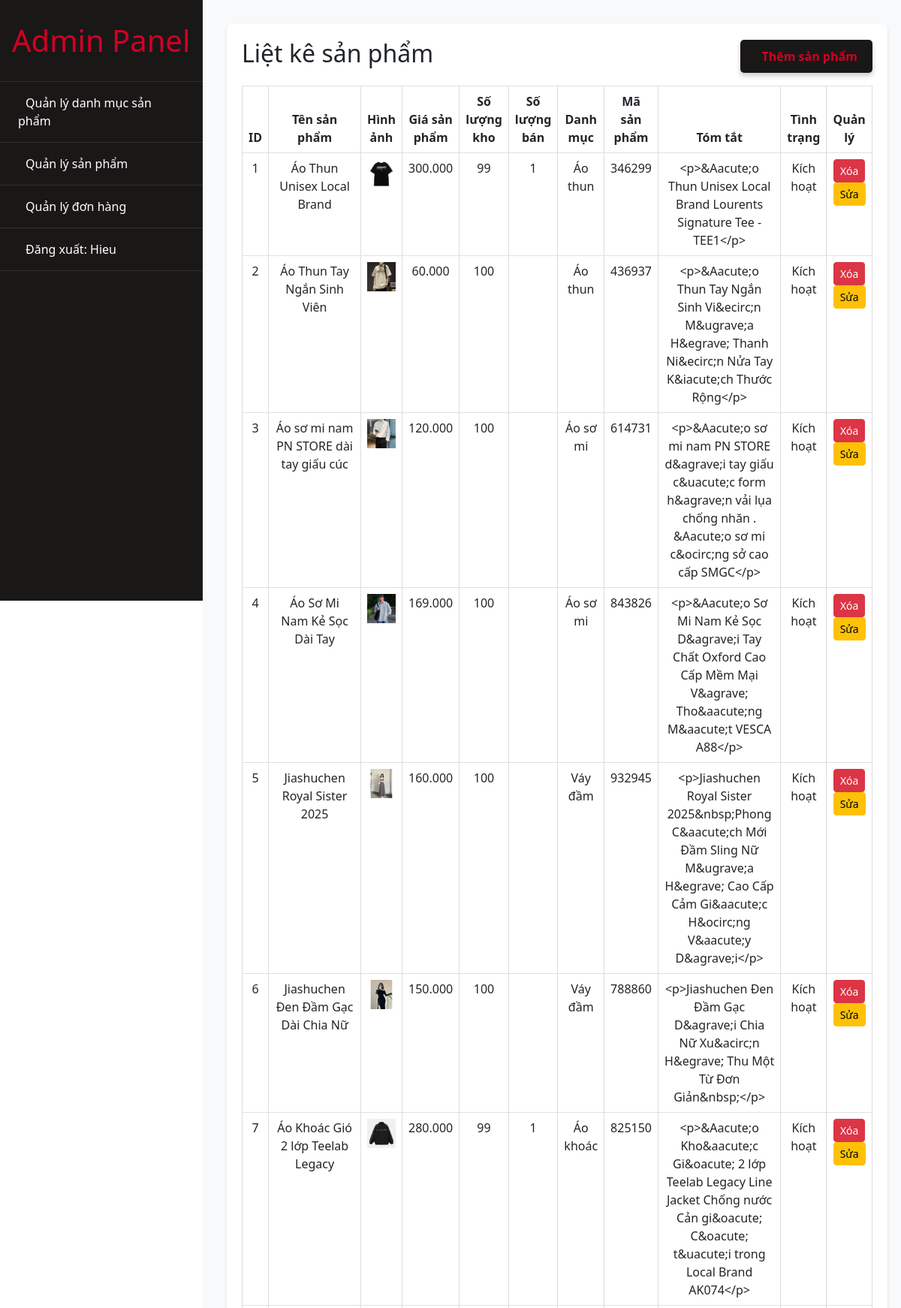
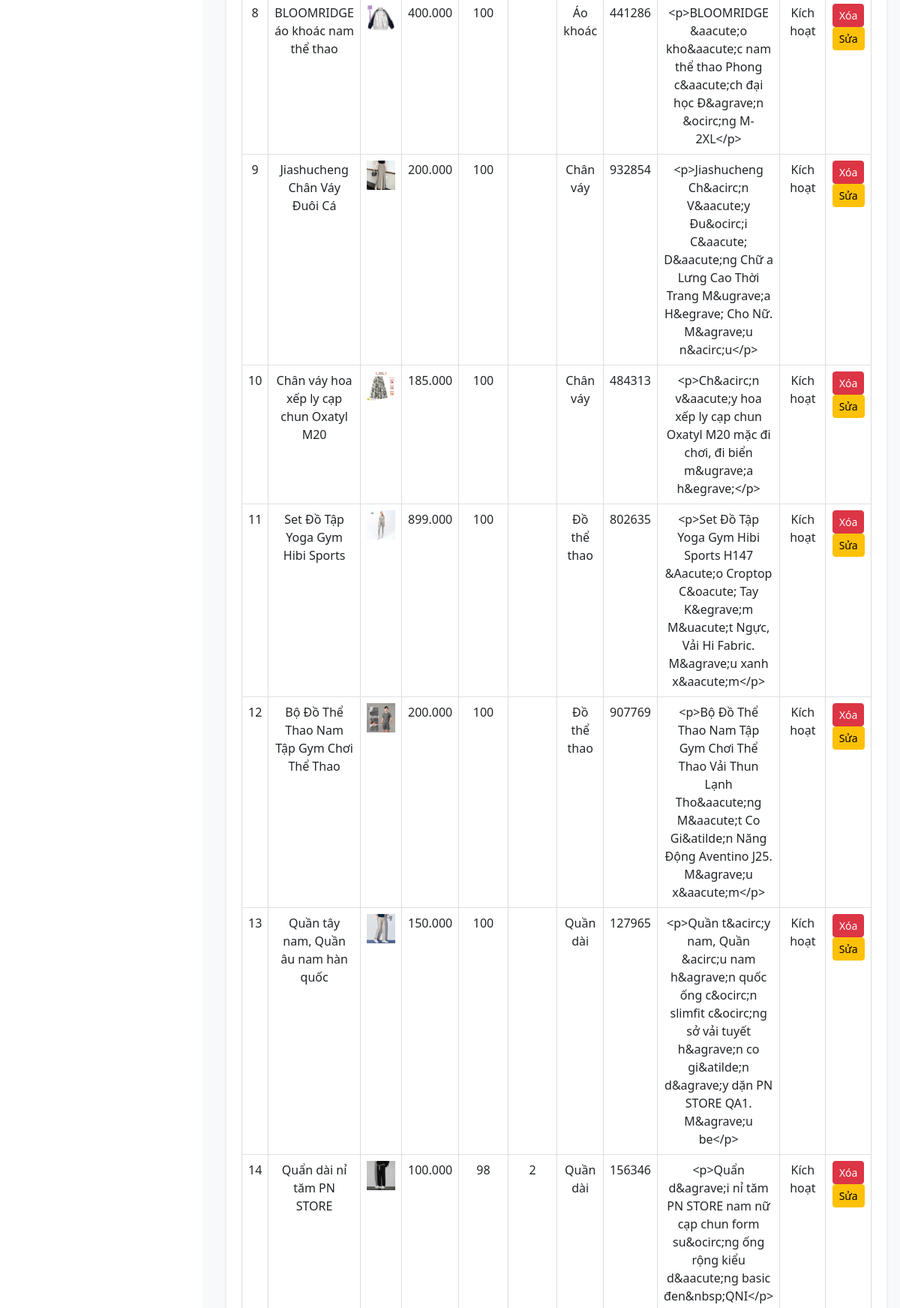
Page /admin/indexad.php?action=product_management&query=more (signed in, upper part) on the committed database (2 pictures, top to bottom).
### tables this page shows
CREATE TABLE `product` (
  `id_sanpham` int(11) NOT NULL,
  `tensanpham` varchar(250) NOT NULL,
  `masp` varchar(100) NOT NULL,
  `giasp` varchar(100) NOT NULL,
  `soluong` int(11) NOT NULL,
  `soluongban` int(11) DEFAULT NULL,
  `hinhanh` varchar(50) NOT NULL,
  `tomtat` tinytext NOT NULL,
  `tinhtrang` int(11) NOT NULL,
  `id` int(11) NOT NULL
);

CREATE TABLE `product_catelog` (
  `id` int(11) NOT NULL,
  `ten` varchar(100) NOT NULL
);

### admin/modules/product_management/list.php (the view, shortened to what this page needs)
<?php
include('config/config.php');
try {
    $sql_lietke_sp = "SELECT p.*, pc.ten
                      FROM product p
                      LEFT JOIN product_catelog pc ON p.id = pc.id
                      ORDER BY p.id_sanpham DESC";
    $stmt = $conn->prepare($sql_lietke_sp);
    $stmt->execute();
    $query_lietke_sp = $stmt->fetchAll(PDO::FETCH_ASSOC);
} catch (PDOException $e) {
    echo "Lỗi: " . $e->getMessage();
    die();
}
?>
<div class="category-container">
    <div class="header-actions mb-3">
    <h2 class="d-inline-block">Liệt kê sản phẩm</h2>
    <button type="button" class="btn btn-add" data-bs-toggle="modal" data-bs-target="#addProductModal">
        <span class="button-text">Thêm sản phẩm</span>
    </button>
    </div>
    <div class="table-responsive">
        <table class="table table-bordered table-hover">
            <thead class="thead-dark">
                <tr>
                    <th>ID</th>
                    <th>Tên sản phẩm</th>
                    <th>Hình ảnh</th>
                    <th>Giá sản phẩm</th>
                    <th>Số lượng kho</th>
                    <th>Số lượng bán</th>
                    <th>Danh mục</th>
                    <th>Mã sản phẩm</th>
                    <th>Tóm tắt</th>
                    <th>Tình trạng</th>
                    <th>Quản lý</th>
                </tr>
            </thead>
            <tbody>
                <?php
                $i = 0;
                if(!empty($query_lietke_sp)) {
                    foreach ($query_lietke_sp as $row) {
                        $i++;
                ?>
                    <tr>
                        <td><?php echo $i; ?></td>
                        <td><?php echo htmlspecialchars($row['tensanpham']); ?></td>
                        <td><img src="modules/product_management/uploads/<?php echo htmlspecialchars($row['hinhanh']); ?>" width="150px" class="img-fluid"></td>
                        <td><?php echo number_format($row['giasp'], 0, ',', '.'); ?></td>
                        <td><?php echo htmlspecialchars($row['soluong']); ?></td>
                        <td><?php echo htmlspecialchars($row['soluongban']); ?></td>
                        <td><?php echo htmlspecialchars($row['ten'] ?? 'Không có danh mục'); ?></td>
                        <td><?php echo htmlspecialchars($row['masp']); ?></td>
                        <td><?php echo htmlspecialchars($row['tomtat']); ?></td>
                        <td>
                            <?php
                            echo $row['tinhtrang'] == 1 ? 'Kích hoạt' : 'Ẩn';
                            ?>
                        </td>
                        <td class="action-buttons">
                            <a class="btn btn-sm btn-danger"
                            onclick="return confirm('Bạn có chắc muốn xóa sản phẩm này không?')"
                            href="modules/product_management/handle.php?idsanpham=<?php echo $row['id_sanpham']; ?>"><i class="fas fa-trash"></i>Xóa</a>
                            <a class="btn btn-sm btn-warning"
                            href="?action=product_management&query=fix&idsanpham=<?php echo $row['id_sanpham']; ?>"><i class="fas fa-edit"></i>Sửa</a>
                        </td>
                    </tr>
                <?php
                    }
                }
                ?>
            </tbody>
        </table>
    </div>
</div>

### admin/css/stylead.css (style rules this page uses)
:root { --sidebar-width: 270px; --primary-color: #1a1717; --hover-color: #34495e; }
.table-responsive { overflow-x: auto; -webkit-overflow-scrolling: touch; }
table { width: 100%; border-collapse: collapse; }
th, td { padding: 8px; text-align: center; border: 1px solid #ddd; }
th { background-color: #f2f2f2; }
.table img { max-height: auto; object-fit: cover; }
a { text-decoration: none; }
.category-container { padding: 20px; background: #fff; border-radius: 8px; box-shadow: 0 2px 4px rgba(0,0,0,0.1); }
.header-actions { display: flex; justify-content: space-between; align-items: center; margin-bottom: 20px; }
.btn-add { display: flex; align-items: center; justify-content: center; padding: 10px 20px; background-color: #1a1717; color: #D10024; border: none; border-radius: 5px; font-size: 1rem; font-weight: bold; cursor: pointer; transition: all 0.3s ease-in-out; box-shadow: 0 4px 6px rgba(0, 0, 0, 0.2); }

### rows in the picture
product: tensanpham "Áo Thun Unisex Local Brand", hinhanh (picture), giasp "300.000", soluong "99", soluongban "1", product_catelog.ten "Áo thun", masp "346299", tomtat "<p>&Aacute;o Thun Unisex Local Brand Lourents Signature Tee - TEE1</p>", tinhtrang "Kích hoạt"
product: tensanpham "Áo Thun Tay Ngắn Sinh Viên", hinhanh (picture), giasp "60.000", soluong "100", product_catelog.ten "Áo thun", masp "436937", tomtat "<p>&Aacute;o Thun Tay Ngắn Sinh Vi&ecirc;n M&ugrave;a H&egrave; Thanh Ni&ecirc;n Nửa Tay K&iacute;ch Thước Rộng</p>", tinhtrang "Kích hoạt"
product: tensanpham "Áo sơ mi nam PN STORE dài tay giấu cúc", hinhanh (picture), giasp "120.000", soluong "100", product_catelog.ten "Áo sơ mi", masp "614731", tomtat "<p>&Aacute;o sơ mi nam PN STORE d&agrave;i tay giấu c&uacute;c form h&agrave;n vải lụa chống nhăn . &Aacute;o sơ mi c&ocirc;ng sở cao cấp SMGC</p>", tinhtrang "Kích hoạt"
product: tensanpham "Áo Sơ Mi Nam Kẻ Sọc Dài Tay", hinhanh (picture), giasp "169.000", soluong "100", product_catelog.ten "Áo sơ mi", masp "843826", tomtat "<p>&Aacute;o Sơ Mi Nam Kẻ Sọc D&agrave;i Tay Chất Oxford Cao Cấp Mềm Mại V&agrave; Tho&aacute;ng M&aacute;t VESCA A88</p>", tinhtrang "Kích hoạt"
product: tensanpham "Jiashuchen Royal Sister 2025", hinhanh (picture), giasp "160.000", soluong "100", product_catelog.ten "Váy đầm", masp "932945", tomtat "<p>Jiashuchen Royal Sister 2025&nbsp;Phong C&aacute;ch Mới Đầm Sling Nữ M&ugrave;a H&egrave; Cao Cấp Cảm Gi&aacute;c H&ocirc;ng V&aacute;y D&agrave;i</p>", tinhtrang "Kích hoạt"
product: tensanpham "Jiashuchen Đen Đầm Gạc Dài Chia Nữ", hinhanh (picture), giasp "150.000", soluong "100", product_catelog.ten "Váy đầm", masp "788860", tomtat "<p>Jiashuchen Đen Đầm Gạc D&agrave;i Chia Nữ Xu&acirc;n H&egrave; Thu Một Từ Đơn Giản&nbsp;</p>", tinhtrang "Kích hoạt"
product: tensanpham "Áo Khoác Gió 2 lớp Teelab Legacy", hinhanh (picture), giasp "280.000", soluong "99", soluongban "1", product_catelog.ten "Áo khoác", masp "825150", tomtat "<p>&Aacute;o Kho&aacute;c Gi&oacute; 2 lớp Teelab Legacy Line Jacket Chống nước Cản gi&oacute; C&oacute; t&uacute;i trong Local Brand AK074</p>", tinhtrang "Kích hoạt"
product: tensanpham "BLOOMRIDGE áo khoác nam thể thao", hinhanh (picture), giasp "400.000", soluong "100", product_catelog.ten "Áo khoác", masp "441286", tomtat "<p>BLOOMRIDGE &aacute;o kho&aacute;c nam thể thao Phong c&aacute;ch đại học Đ&agrave;n &ocirc;ng M-2XL</p>", tinhtrang "Kích hoạt"
product: tensanpham "Jiashucheng Chân Váy Đuôi Cá", hinhanh (picture), giasp "200.000", soluong "100", product_catelog.ten "Chân váy", masp "932854", tomtat "<p>Jiashucheng Ch&acirc;n V&aacute;y Đu&ocirc;i C&aacute; D&aacute;ng Chữ a Lưng Cao Thời Trang M&ugrave;a H&egrave; Cho Nữ. M&agrave;u n&acirc;u</p>", tinhtrang "Kích hoạt"
product: tensanpham "Chân váy hoa xếp ly cạp chun Oxatyl M20", hinhanh (picture), giasp "185.000", soluong "100", product_catelog.ten "Chân váy", masp "484313", tomtat "<p>Ch&acirc;n v&aacute;y hoa xếp ly cạp chun Oxatyl M20 mặc đi chơi, đi biển m&ugrave;a h&egrave;</p>", tinhtrang "Kích hoạt"
product: tensanpham "Set Đồ Tập Yoga Gym Hibi Sports", hinhanh (picture), giasp "899.000", soluong "100", product_catelog.ten "Đồ thể thao", masp "802635", tomtat "<p>Set Đồ Tập Yoga Gym Hibi Sports H147 &Aacute;o Croptop C&oacute; Tay K&egrave;m M&uacute;t Ngực, Vải Hi Fabric. M&agrave;u xanh x&aacute;m</p>", tinhtrang "Kích hoạt"
product: tensanpham "Bộ Đồ Thể Thao Nam Tập Gym Chơi Thể Thao", hinhanh (picture), giasp "200.000", soluong "100", product_catelog.ten "Đồ thể thao", masp "907769", tomtat "<p>Bộ Đồ Thể Thao Nam Tập Gym Chơi Thể Thao Vải Thun Lạnh Tho&aacute;ng M&aacute;t Co Gi&atilde;n Năng Động Aventino J25. M&agrave;u x&aacute;m</p>", tinhtrang "Kích hoạt"
product: tensanpham "Quần tây nam, Quần âu nam hàn quốc", hinhanh (picture), giasp "150.000", soluong "100", product_catelog.ten "Quần dài", masp "127965", tomtat "<p>Quần t&acirc;y nam, Quần &acirc;u nam h&agrave;n quốc ống c&ocirc;n slimfit c&ocirc;ng sở vải tuyết h&agrave;n co gi&atilde;n d&agrave;y dặn PN STORE QA1. M&agrave;u be</p>", tinhtrang "Kích hoạt"
product: tensanpham "Quẩn dài nỉ tăm PN STORE", hinhanh (picture), giasp "100.000", soluong "98", soluongban "2", product_catelog.ten "Quần dài", masp "156346", tomtat "<p>Quẩn d&agrave;i nỉ tăm PN STORE nam nữ cạp chun form su&ocirc;ng ống rộng kiểu d&aacute;ng basic đen&nbsp;QNI</p>", tinhtrang "Kích hoạt"

### other values in the picture
$_SESSION['log_in'] "Hieu"
